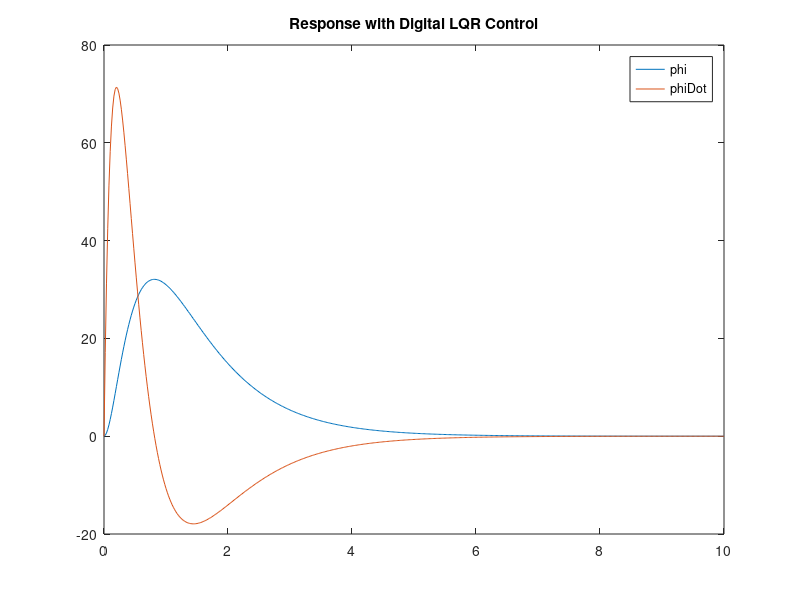
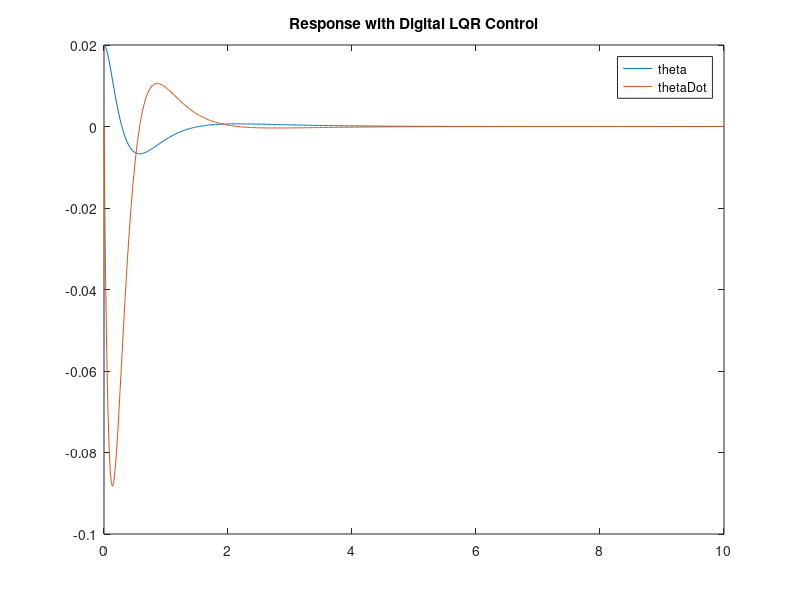
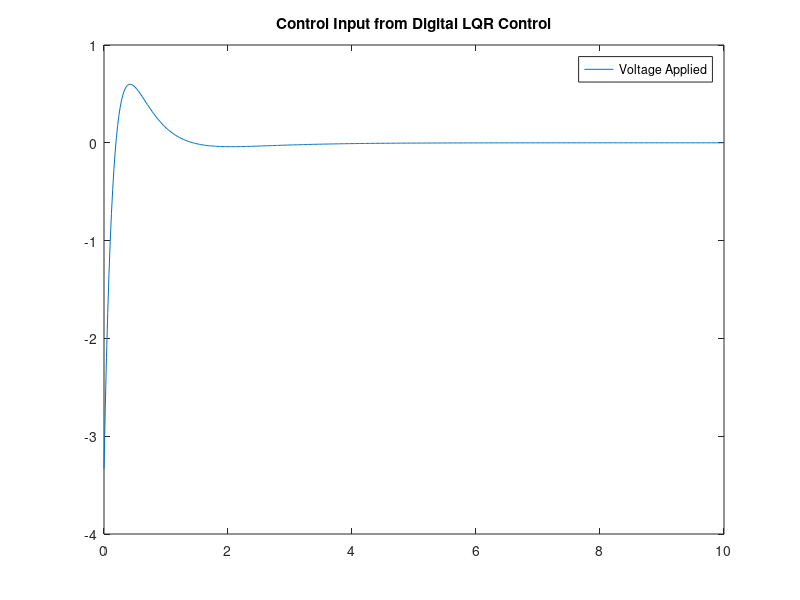

MATLAB code for these plots, in order:
clear; clc;

% properties of robot and earth
m__w  = 0.2;        % mass of both wheels (kg)
m__b  = 1.66;       % mass of body (kg)
I__b  = .069;       % inertia of body
I__w  = .0001764;   % inertia of both wheels
g     = 9.81;       % gravity yo. (m/s/s)
l     = 0.181;      % length from wheels to robot's COM (meters)
r     = 0.042;      % radius of wheel (meters)

% See http://fccr.ucsd.edu/pubs/NR.pdf
% page 504

denom = -l^2*m__b^2*r^2+(l^2*m__b+I__b)*(m__b*r^2+m__w*r^2+I__w);

% matrix prep
a23 = -m__b^2*g*l^2*r / denom;
a43 = (m__b*r^2+m__w*r^2+I__w)*g*l*m__b / denom;

a = [0 1  0  0;
     0 0 a23 0;
     0 0  0  1;
     0 0 a43 0];

b2 = l^2*m__b+l*m__b*r+I__b / denom;
b4 = -l*m__b*r-m__b*r^2-m__w*r^2-I__w / denom;

b = [0; b2; 0; b4];

c = [1 0 0 0; 0 1 0 0; 0 0 1 0; 0 0 0 1];

d = [0; 0; 0; 0];

% Name States, Inputs, and Outputs

states = {'xDot' 'xDDot' 'ThDot' 'ThDDot'};
inputs = ('Va');
outputs= {'x' 'xDot' 'Theta' 'ThDot'};

% Construct State-Space System

sys_ss = ss(a,b,c,d,'statename',states,'inputname',inputs,'outputname',outputs);

poles_continuous = eig(a);

%% Discrete Time State-Space with LQR Modeling

% Set timestep value in seconds
Ts=0.02; % 50Hz

% Convert Continous Time Model to Discrete Time Model

sys_d = c2d(sys_ss,Ts,'zoh');

% Construct Discrete Time State-Space Matrices

A = sys_d.a;
B = sys_d.b;
C = sys_d.c;
D = sys_d.d;

poles_discrete = eig(A);

% State Weights for Q weight matrix (Assigned arbitrarily/trial and error)

w = 1;            % x state variable weight
x = 1;          % xDot state variable weight
y = 1;           % theta state variable weight
z = 1;            % thetaDot state variable weight

% Construct Q matrix (symmetric diagonal)

Q = [w 0 0 0;
     0 x 0 0;
     0 0 y 0;
     0 0 0 z];

% Assign R value for LQR input weight

R = 10000;

% Find LQR gain Matrix K and new poles e
[K,S,e] = dlqr(A,B,Q,R);

% my_poles = [-0.099; -00.0098; -0.00097; -0.00096];

% K = place(A, B, my_poles);



%% Save the matrices
dlmwrite('Ad_matrix.csv',A);
dlmwrite('Bd_matrix.csv',B);
dlmwrite('Kd_matrix.csv',K);

%% Closed Loop Discrete Time State-Space Model

% Construct state feedback discrete time state-space model matrices

Ac = (A-B*K);
Bc = B;
Cc = C;
Dc = D;

% Closed loop poles from state feedback

poles_LQR = eig(Ac);

% Construct discrete time state-space model for state feedback simulation

sys_cl = ss(Ac,Bc,Cc,Dc,Ts,'statename',states,'inputname',inputs,'outputname',outputs);

% Verify poles match last 2 pole values

poles = eig(sys_cl.a);

% Initialize time array in increments of model timestep

t = 0:Ts:10;

% Set initial conditions for simulation

x0=[0 0 .02 0];     % Inintial angle: 0.2 radians

% Run simulation of system response based on initial angle of 0.2 radians.

% All states should converge on a value of zero to ensure robot maintains
% constant position, speed, tilt angle, and tilt rate of 0. Robot stays
% vertical and at initial position.

[y,t,x]=initial(sys_cl,x0,t);

% Plot all state output

figure;
plot(t,y(:,1),t,y(:,2));
legend('phi','phiDot')
title('Response with Digital LQR Control')


% Plot all state output

figure;
plot(t,y(:,3),t,y(:,4));
legend('theta','thetaDot')
title('Response with Digital LQR Control')

%Plot control input due to LQR state feedback gain

figure;
plot(t,(K(1).*y(:,1)+K(2).*y(:,2)+K(3).*y(:,3)+K(4).*y(:,4)))
legend('Voltage Applied')
title('Control Input from Digital LQR Control')
